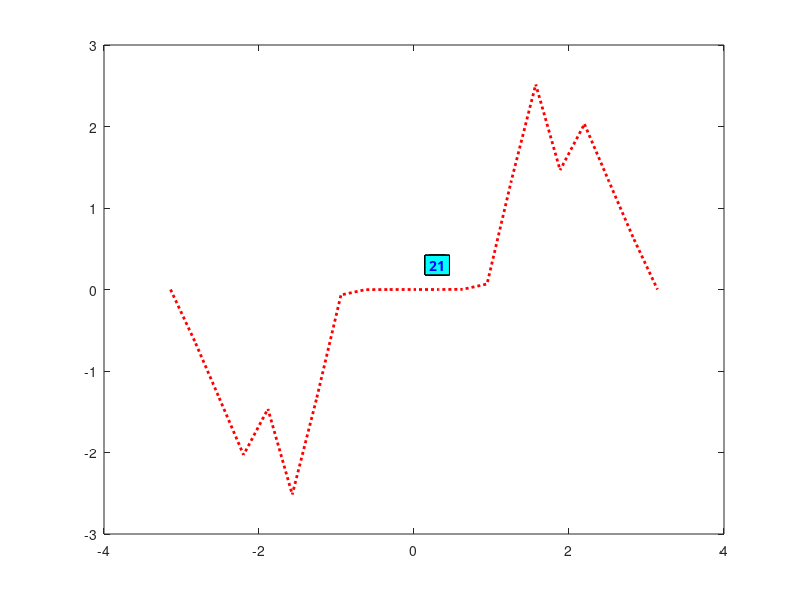

The MATLAB source for this figure:
%% Ploting 
%%
clc
clear
clf
x = -pi:pi/10:pi;
y = tan(sin(x)) - sin(tan(x));
t=1:21;
% plot(x,y, 'LineStyle','--', 'Marker','s', 'Color','r', 'LineWidth',2, ...
%     'MarkerSize',10', 'MarkerEdgeColor','k', 'MarkerFaceColor','g')
%% Ploting properties
%%
Cp{1,1} = 'LineStyle';            Cp{2,1} = ':';
Cp{1,2} = 'Marker';               Cp{2,2} = 'o';
Cp{1,3} = 'Color';                Cp{2,3} = 'r';
Cp{1,4} = 'LineWidth';            Cp{2,4} = 2;
Cp{1,5} = 'MarkerSize';           Cp{2,5} = 10;
Cp{1,6} = 'MarkerEdgeColor';      Cp{2,6} = 'none';
Cp{1,7} = 'MarkerFaceColor';      Cp{2,7} = 'none';
%
plot(x,y,Cp{:})
%
%% Text properties
%%
Ct{1,1} = 'Color';            Ct{2,1} = 'b';
Ct{1,2} = 'Interpreter';      Ct{2,2} = 'tex';        % 'latex' | 'none'
Ct{1,3} = 'FontName';         Ct{2,3} = 'FixedWidth'; % 'Cambria'
Ct{1,4} = 'FontSize';         Ct{2,4} = 10;           % scalar value greater than zero
Ct{1,5} = 'FontWeight';       Ct{2,5} = 'bold';       % 'normal' (default) | 'bold'
Ct{1,6} = 'FontAngle';        Ct{2,6} = 'normal';     % 'normal' (default) | 'italic'
Ct{1,7} = 'FontUnits';        Ct{2,7} = 'points';     % 'points' (default) | 'inches' | 'centimeters' | 'normalized' | 'pixels'
Ct{1,8} = 'FontSmoothing';    Ct{2,8} = 'on';         % 'on' (default) | 'off'
Ct{1,9} = 'Rotation';         Ct{2,9} = 0;            % 0 (default) | scalar value in degrees
% Ct{1,10} = 'FitBoxToText';    Ct{2,10} = 'on';        % 'on' (default) | 'off'
Ct{1,10} = 'EdgeColor';       Ct{2,10} = 'k';         % 'none' (default) | RGB triplet | 'r' | 'g' | 'b' | ...
Ct{1,11} = 'BackgroundColor'; Ct{2,11} = 'c';         % 'none' (default) | RGB triplet | 'r' | 'g' | 'b' | ...
% Ct{1,12} = 'FaceAlpha';       Ct{2,12} = 0;           % 1 (default) | scalar value between 0 and 1 inclusive
Ct{1,12} = 'LineStyle';       Ct{2,12} = '-';         % '-' (default) | '--' | ':' | '-.' | 'none'
% Ct{1,13} = 'FitBoxToText';    Ct{2,13} = 'on';        % 'on' (default) | 'off'
Ct{1,13} = 'LineWidth';       Ct{2,13} = 0.5;         % 0.5 (default) | scalar numeric value
Ct{1,14} = 'Margin';          Ct{2,14} = 3;           % 5 (default) | scalar numeric value
Ct{1,15} = 'Position';        Ct{2,15} = [0.3 0.3 0.1];  % [0.3 0.3 0.1 0.1] (default) | four-element vector
% Ct{1,16} = 'Units';           Ct{2,16} = 'points';   % 'normalized' (default) | 'inches' | 'centimeters' | 'characters' | 'points' | 'pixels'
Ct{1,16} = 'HorizontalAlignment'; Ct{2,16} = 'center'; % 'left' (default) | 'center' | 'right'
Ct{1,17} = 'VerticalAlignment';   Ct{2,17} = 'middle'; % 'top' (default) | 'middle' | 'bottom'
%
% text(x,y, 'Color','r', 'Interpreter','tex', 'FontName','Cambria', ...
%     'FontSize',10, 'FontWeight','normal', 'FontAngle','normal', ...
%     'FontUnits','points');
%
for i=1:21
text(x(i),y(i),num2str(t(i)),Ct{:})
end
%
%% Annotation properties
%% 
% Ca ...

% Line Properties
% Arrow Properties
% DoubleEndArrow Properties
% TextArrow Properties
% TextBox Properties
% Rectangle Properties
% Ellipse Properties
%% 